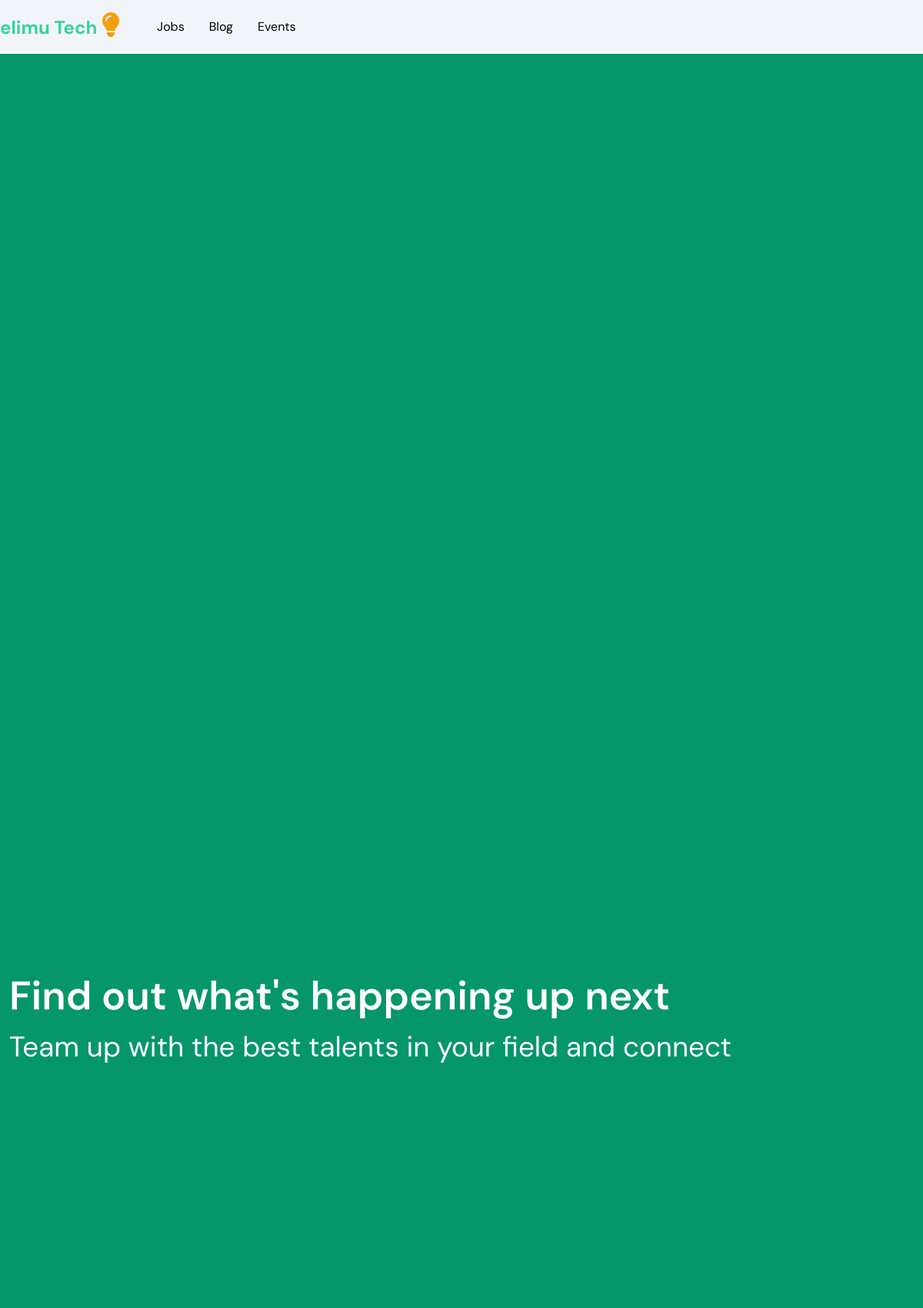
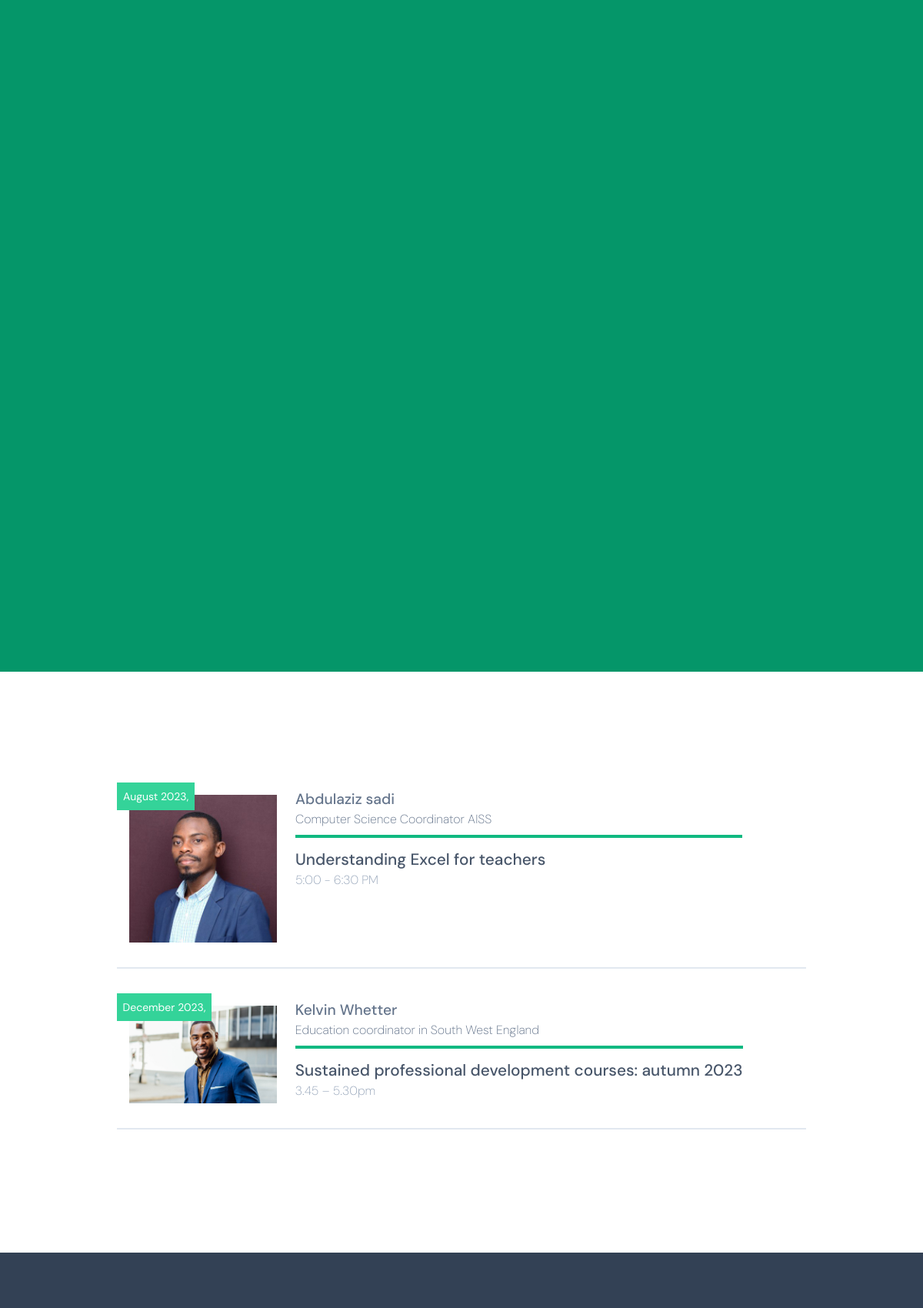
Screenshot of /events/ (upper part) with the database file from the repository (2 pictures, top to bottom).
### schools/models.py (models this page shows)
class Event(models.Model):
    event_title = models.CharField(max_length=255)
    event_date = models.CharField(max_length=255)
    event_time = models.CharField(max_length=255)
    event_location = models.CharField(max_length=255)
    event_speaker = models.CharField(max_length=255)
    speaker_occupation = models.CharField(max_length=255)
    speaker_thumbnail = models.ImageField(default="default.png")
    speaker_description = models.TextField()
    event_description = CKEditor5Field("Text", config_name="extends")
    created_on = models.DateTimeField(auto_now_add=True)
    class Meta:
        ordering = ["-created_on"]

### schools/views.py (the view)
# urls.py: path("events/", events, name="events"),
def events(request):
    event_list = Event.objects.all()
    print(event_list)
    context = {"event_list": event_list}
    return render(request, "schools/events.html", context)

### templates/schools/events.html (shortened to what this page needs)
{% extends 'base.html' %} {% load static %}{% block content %}
<section class="w-full h-[50vh] flex items-center justify-center bg-emerald-600">
  <div class="w-full max-w-[1200px] mx-auto py-8 grid grid-cols-12">
    <div class="col-span-12 flex items-center justify-start pl-3">
      <div>
        <h2 class="text-[3.25rem] text-white font-semibold">
          Find out what's happening up next
        </h2>
        <h2 class="text-[2.3rem] text-white font-normal">
          Team up with the best talents in your field and connect
        </h2>
      </div>
    </div>
  </div>
</section>
<section class="w-full py-24">
  <div class="w-full max-w-[1000px] mx-auto py-8 flex flex-col items-center">
        {% for event in event_list %}
        <a  href="{% url 'event' id=event.id %}" class="grid grid-cols-12 py-4  mb-4 border-b-2 border-slate-200">
            <div class="col-span-3 p-4 relative ">
              <img src="{{ event.speaker_thumbnail.url }}" alt=""   class=" h-auto max-w-xs md:h-full md:w-48"/>
              <div class="absolute top-0 left-0 h-fit p-2 w-fit bg-emerald-400 index-3"><p class="text-sm text-white">{{ event.event_date }}</p></div>
            </div>
            <div class="col-span-8 p-2">
              <p class="text-[1.2rem] font-[500] text-slate-500">{{ event.event_speaker }}</p>
              <p class="text-[1rem] font-[200] text-slate-500 mb-2">{{ event.speaker_occupation }}</p>
               <div class="h-1 bg-emerald-500 mb-3"></div>
              <p class="text-[1.3rem] font-[500] text-slate-600">{{ event.event_title }}</p>
              <div>
              <p class="text-[1rem] font-[200] mb-3  text-slate-400">{{ event.event_time }}</p>
              </div>
            </div>
          </a>
        {% endfor %}
    </div>
    <div class="col-span-3 py-2"></div>
</section>
{% endblock content %}

### templates/base.html (style rules this page uses)
body { font-family: "DM Sans", sans-serif; }

### rows the page displays
Event: speaker_thumbnail (picture), event_date "August 2023,", event_speaker "Abdulaziz sadi", speaker_occupation "Computer Science Coordinator AISS", event_title "Understanding Excel for teachers", event_time "5:00 - 6:30 PM"
Event: speaker_thumbnail (picture), event_date "December 2023,", event_speaker "Kelvin Whetter", speaker_occupation "Education coordinator in South West England", event_title "Sustained professional development courses: autumn 2023", event_time "3.45 – 5.30pm"
